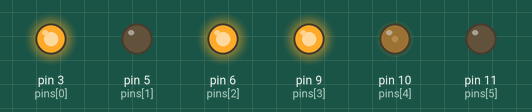
The sketch below on a simulated Arduino Uno, built with avr-gcc and run on an emulated ATmega328P. Parts: output pins drawn as LEDs (lit = HIGH). Random numbers use the default seed unless the sketch sets one.

Above: at 3.17 s.
At 7.0 s:
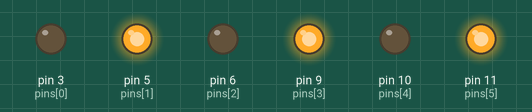
At 14.6 s:
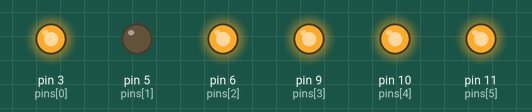
At 18.7 s:
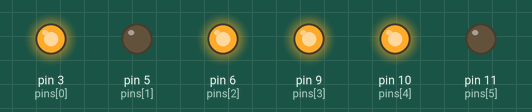
At 24.7 s:
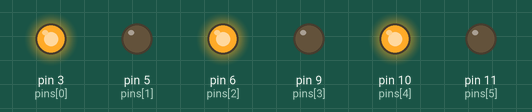
At 37.9 s:
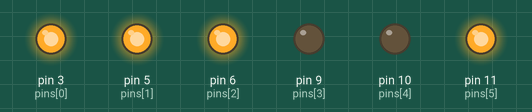
Timing chart, 0 to 40.0 s (numbered marks = the images above):
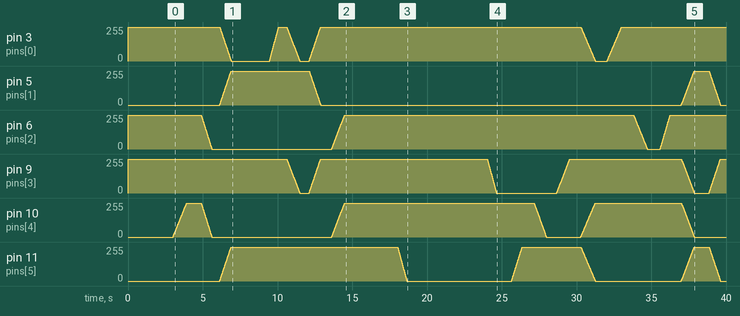

The sketch:

Fading.ino
```cpp
//adjust these values as needed
const int numPins = 6;
const int minFadeTime = 500;
const int rangeFadeTime = 500;
const int minWait = 500;
const int rangeWait = 500;
const int seed = 1337;

int pins[numPins] = {3,5,6,9,10,11};
boolean isOn[numPins];
boolean isBeingChanged[numPins];

void setup()  {
 srand(seed);
 for(int i=0;i<numPins;i++){
   isOn[i]=rand()%2;
   analogWrite(pins[i],(isOn[i])?255:0); //initialize states
 }
 delay(3000);
}

void switchStates(){
  int delayTime = (rand() % rangeFadeTime + minFadeTime)/51;
  for(int fadeValue = 0 ; fadeValue < 256; fadeValue +=5) { //fade
    for(int i=0;i<numPins;i++){ //loop over all pins
        if (isBeingChanged[i]){ //change only marked pins
          int pin = pins[i];
          analogWrite(pin, (isOn[i])? 255-fadeValue : fadeValue); //fade on or off
        }
    }
    delay(delayTime);
  }
  for(int i=0;i<numPins;i++)
    isOn[i] = isBeingChanged[i] != isOn[i]; //xor
}

void markChanges(){
  for(int i=0;i<numPins;i++)
    isBeingChanged[i] = (rand()%4 == 0);
}

void loop()  {
  markChanges();
  switchStates();
  delay(rand()%rangeWait + minWait); //delay between changes
}
```
